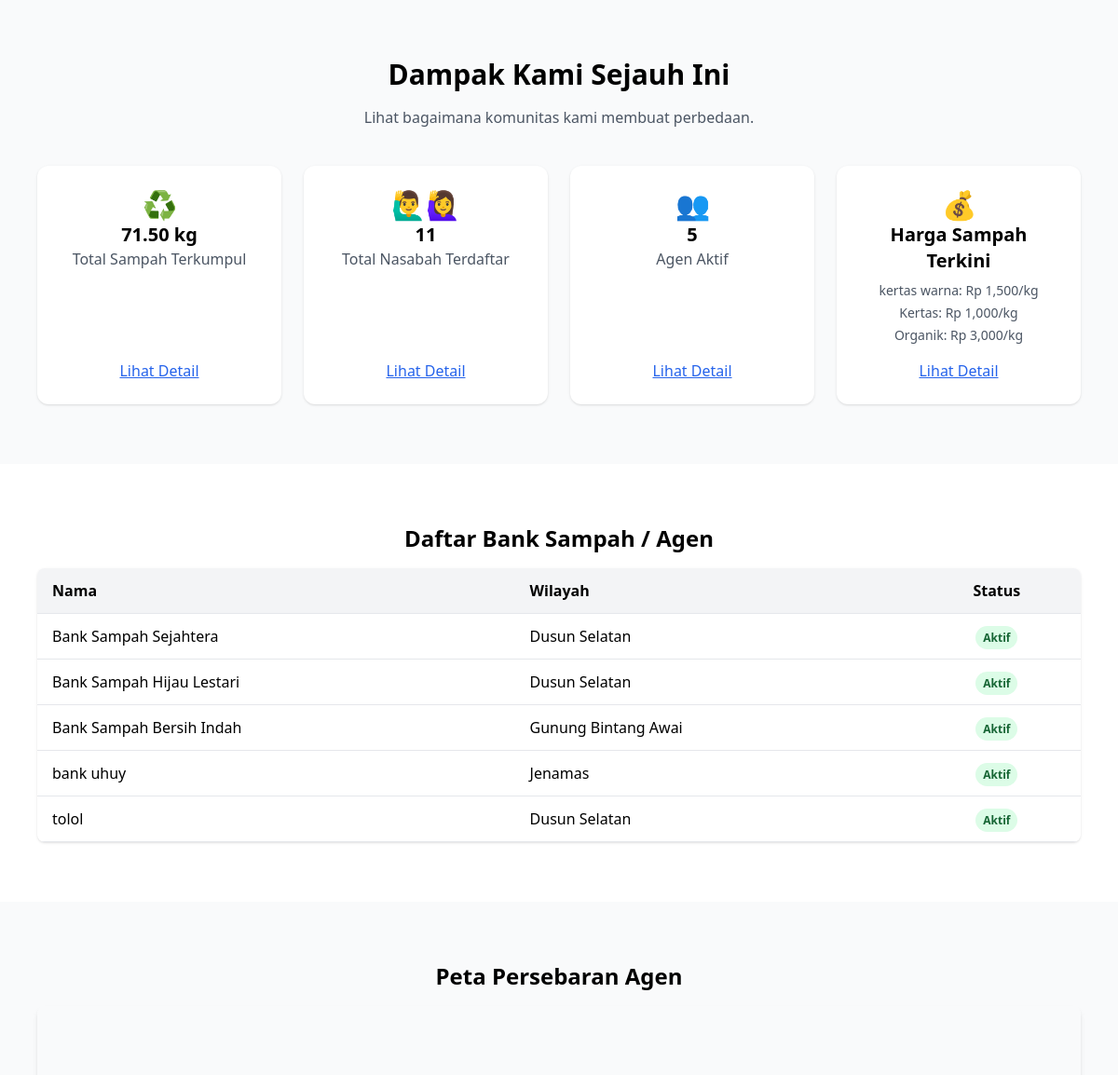
Before: / (middle part) with the older database file.
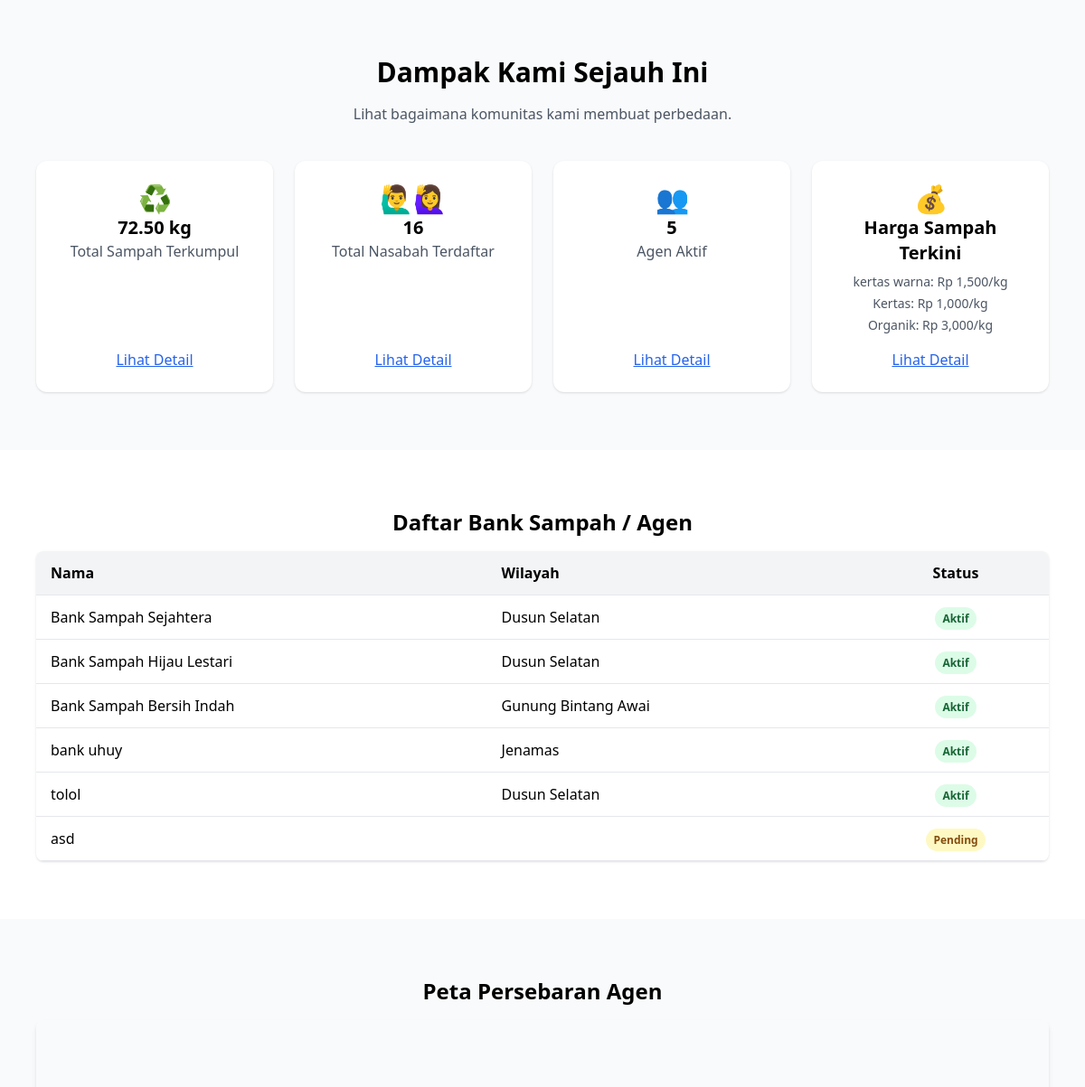
After: the same page with the newer database file.
### tables this page shows
CREATE TABLE `users` (
  `id_user` int NOT NULL,
  `nama` varchar(100) NOT NULL,
  `email` varchar(100) DEFAULT NULL,
  `username` varchar(50) DEFAULT NULL,
  `password` varchar(255) NOT NULL,
  `role` enum('user','agent','admin') DEFAULT 'user',
  `avatar` varchar(255) DEFAULT NULL,
  `phone` varchar(50) DEFAULT NULL,
  `address` varchar(255) DEFAULT NULL,
  `latitude` decimal(10,8) DEFAULT NULL,
  `longitude` decimal(11,8) DEFAULT NULL,
  `bio` text,
  `id_agent_pilihan` int DEFAULT NULL,
  `poin` decimal(10,2) DEFAULT '0.00',
  `saldo` decimal(15,2) DEFAULT '0.00',
  `created_at` timestamp NULL DEFAULT CURRENT_TIMESTAMP
);

CREATE TABLE `agent` (
  `id_agent` int NOT NULL,
  `id_user` int DEFAULT NULL,
  `wilayah` enum('Dusun Selatan','Dusun Hilir','Dusun Utara','Gunung Bintang Awai','Jenamas','Karau Kuala') DEFAULT NULL,
  `status` enum('pending','aktif','nonaktif') DEFAULT 'pending'
);

### application/controllers/Home.php (called while the page is built, shortened)
<?php
class Home extends CI_Controller {
    public function __construct()
    {
        $this->load->model('Home_model');
    }
    public function index()
    {
        $data['summary'] = [
            'total_waste'     => $this->Home_model->get_total_waste(),
            'active_agents'   => $this->Home_model->get_active_agents(),
            'total_customers' => $this->Home_model->get_total_customers()
        ];
        $data['list_wilayah'] = $this->Home_model->get_distinct_wilayah();
        $waste_stats = $this->Home_model->get_waste_by_type();
        $data['waste_stats'] = [];
        foreach ($waste_stats as $ws) {
            $data['waste_stats'][] = [
                'name'   => $ws['name'],
                'amount' => $ws['amount'] ? (float)$ws['amount'] : 0
            ];
        }
        $monthly_stats = $this->Home_model->get_monthly_waste();
        $data['monthly_stats'] = [];
        foreach ($monthly_stats as $ms) {
            $data['monthly_stats'][] = [
                'month'  => $ms['month'],
                'amount' => $ms['amount'] ? (float)$ms['amount'] : 0
            ];
        }
        $agent_distribution = $this->Home_model->get_agent_distribution_by_area();
        $data['agent_distribution_labels'] = json_encode(array_column($agent_distribution, 'wilayah'));
        $data['agent_distribution_data'] = json_encode(array_column($agent_distribution, 'total'));
        $agents = $this->Home_model->get_agents();
        $data['agents'] = [];
        foreach ($agents as $a) {
            $agent_data = [
                'name'   => $a['name'],
                'area'   => $a['area'],
                'status' => $a['status'],
            ];
            if (!empty($a['latitude']) && !empty($a['longitude'])) {
                $agent_data['lat'] = (float)$a['latitude'];
                $agent_data['lng'] = (float)$a['longitude'];
            }
            $data['agents'][] = $agent_data;
        }
        $customer_distribution = $this->Home_model->get_customer_distribution_by_area();
        $data['customer_distribution_labels'] = json_encode(array_column($customer_distribution, 'wilayah'));
        $data['customer_distribution_data'] = json_encode(array_column($customer_distribution, 'total'));
        $data['latest_prices'] = $this->Home_model->get_latest_prices_summary();
        $data['waste_categories'] = $this->Home_model->get_waste_categories();
        $price_history = $this->Home_model->get_price_history_filtered(null, null, null);
        $data['price_history'] = $price_history;
        $data['title']   = "Garbage Bank - Home";
        $data['content'] = 'landing';
        $this->load->view('layout', $data);
    }
}

### index.php (called while the page is built, shortened)
<?php
require_once BASEPATH.'core/CodeIgniter.php';

### application/models/Home_model.php (called while the page is built, shortened)
<?php
class Home_model extends CI_Model {
    public function get_total_waste() {
        $this->db->select_sum('berat');
        $query = $this->db->get('detail_setoran');
        $row = $query->row();
        return $row ? $row->berat : 0;
    }
    public function get_active_agents() {
        $this->db->where('status', 'aktif');
        return $this->db->count_all_results('agent');
    }
    public function get_agent_distribution_by_area()
    {
        $this->db->select('wilayah, COUNT(id_agent) as total');
        $this->db->from('agent');
        $this->db->where('status', 'aktif');
        $this->db->where('wilayah IS NOT NULL');
        $this->db->group_by('wilayah');
        $this->db->order_by('total', 'DESC');
        return $this->db->get()->result_array();
    }
    public function get_total_customers() {
        $this->db->where('role', 'user');
        return $this->db->count_all_results('users');
    }
    public function get_customer_distribution_by_area()
    {
        $this->db->select('a.wilayah, COUNT(u.id_user) as total');
        $this->db->from('users u');
        $this->db->join('agent a', 'u.id_agent_pilihan = a.id_agent', 'inner');
        $this->db->where('u.role', 'user');
        $this->db->where('a.wilayah IS NOT NULL');
        $this->db->group_by('a.wilayah');
        $this->db->order_by('total', 'DESC');
        return $this->db->get()->result_array();
    }
    public function get_waste_by_type() {
        $this->db->select('jenis_sampah.nama_jenis AS name, SUM(detail_setoran.berat) AS amount');
        $this->db->from('detail_setoran');
        $this->db->join('jenis_sampah', 'jenis_sampah.id_jenis = detail_setoran.id_jenis', 'left');
        $this->db->group_by('jenis_sampah.id_jenis');
        return $this->db->get()->result_array();
    }
    public function get_agents()
    {
        $this->db->select('
            users.nama AS name,
            agent.wilayah AS area,
            agent.status,
            users.latitude,
            users.longitude
        ');
        $this->db->from('agent');
        $this->db->join('users', 'users.id_user = agent.id_user', 'left');
        return $this->db->get()->result_array();
    }
    public function get_latest_prices_summary($limit = 3)
    {
        $query = $this->db->query("
            SELECT js.nama_jenis, hh.harga
            FROM harga_histori hh
            JOIN jenis_sampah js ON hh.id_jenis = js.id_jenis
            WHERE hh.id_histori IN (
                SELECT MAX(id_histori) FROM harga_histori GROUP BY id_jenis
            )
            ORDER BY hh.id_histori DESC
            LIMIT ?
        ", [$limit]);
        return $query->result_array();
    }
    public function get_price_history_filtered($category_id = null, $month = null, $year = null)
    {
        $this->db->select('js.nama_jenis, hh.harga, hh.tanggal_update');
        $this->db->from('harga_histori hh');
        $this->db->join('jenis_sampah js', 'hh.id_jenis = js.id_jenis', 'left');
        $this->db->order_by('hh.tanggal_update', 'ASC');
        return $this->db->get()->result_array();
    }
}

### application/views/landing.php (the view, shortened to what this page needs)
<div x-data="{ loginModal: false, registerModal: false, registerRole: '', mobileMenuOpen: false }">
    <section id="impact" class="py-16 text-center bg-gray-50">
        <h2 class="text-3xl font-bold mb-4">Dampak Kami Sejauh Ini</h2>
        <p class="text-gray-600 mb-10 max-w-2xl mx-auto px-4">Lihat bagaimana komunitas kami membuat perbedaan.</p>
        <div class="grid grid-cols-1 md:grid-cols-2 lg:grid-cols-4 gap-6 max-w-6xl mx-auto px-4">
            <div class="bg-white p-6 rounded-xl shadow text-center flex flex-col justify-between">
                <div>
                    <div class="text-3xl">♻️</div>
                    <h3 class="text-xl font-bold"><?= number_format($summary['total_waste'] ?? 0, 2); ?> kg</h3>
                    <p class="text-gray-600">Total Sampah Terkumpul</p>
                </div>
                <button onclick="toggleDetail('wasteDetail')" class="mt-4 text-blue-600 underline">Lihat Detail</button>
            </div>
            <div class="bg-white p-6 rounded-xl shadow text-center flex flex-col justify-between">
                <div>
                    <div class="text-3xl">🙋‍♂️🙋‍♀️</div>
                    <h3 class="text-xl font-bold"><?= $summary['total_customers'] ?? 0; ?></h3>
                    <p class="text-gray-600">Total Nasabah Terdaftar</p>
                </div>
                <button onclick="toggleDetail('customerDetail')" class="mt-4 text-blue-600 underline">Lihat Detail</button>
            </div>
            <div class="bg-white p-6 rounded-xl shadow text-center flex flex-col justify-between">
                <div>
                    <div class="text-3xl">👥</div>
                    <h3 class="text-xl font-bold"><?= $summary['active_agents'] ?? 0; ?></h3>
                    <p class="text-gray-600">Agen Aktif</p>
                </div>
                <button onclick="toggleDetail('agentDetail')" class="mt-4 text-blue-600 underline">Lihat Detail</button>
            </div>
            <div class="bg-white p-6 rounded-xl shadow text-center flex flex-col justify-between">
                <div>
                    <div class="text-3xl">💰</div>
                    <h3 class="text-xl font-bold">Harga Sampah Terkini</h3>
                    <ul class="text-sm text-gray-600 mt-2 space-y-1">
                        <?php if (!empty($latest_prices)): foreach($latest_prices as $price): ?>
                            <li><?= htmlspecialchars($price['nama_jenis']) ?>: Rp <?= number_format($price['harga']) ?>/kg</li>
                        <?php endforeach; else: ?>
                            <li>Tidak ada data harga.</li>
                        <?php endif; ?>
                    </ul>
                </div>
                <button onclick="toggleDetail('priceDetail')" class="mt-4 text-blue-600 underline">Lihat Detail</button>
            </div>
        </div>
    </section>
    <section id="statistics" class="py-16 bg-white">
        <div class="max-w-6xl mx-auto px-4">
            <h3 class="text-2xl font-bold mb-4 text-center">Daftar Bank Sampah / Agen</h3>
            <div class="overflow-x-auto rounded-lg shadow">
                <table class="w-full border-collapse">
                    <thead class="bg-gray-100">
                        <tr>
                            <th class="border-b px-4 py-3 text-left">Nama</th>
                            <th class="border-b px-4 py-3 text-left">Wilayah</th>
                            <th class="border-b px-4 py-3 text-center">Status</th>
                        </tr>
                    </thead>
                    <tbody>
                        <?php if (!empty($agents)): foreach($agents as $a): ?>
                            <tr class="hover:bg-gray-50">
                                <td class="border-b px-4 py-3"><?= htmlspecialchars($a['name']); ?></td>
                                <td class="border-b px-4 py-3"><?= htmlspecialchars($a['area']); ?></td>
                                <td class="border-b px-4 py-3 text-center">
                                    <span class="px-2 py-1 text-xs font-semibold rounded-full <?= ($a['status'] ?? '') == 'aktif' ? 'bg-green-100 text-green-800' : 'bg-yellow-100 text-yellow-800' ?>">
                                        <?= ucfirst((($a['status'] ?? '') == 'aktif') ? 'Aktif' : 'Pending'); ?>
                                    </span>
                                </td>
                            </tr>
                        <?php endforeach; else: ?>
                            <tr><td colspan="3" class="px-4 py-3 text-center">Tidak ada agen.</td></tr>
                        <?php endif; ?>
                    </tbody>
                </table>
            </div>
        </div>
    </section>
    <section class="py-16 bg-gray-50">
        <div class="max-w-6xl mx-auto px-4">
            <h3 class="text-2xl font-bold mb-4 text-center">Peta Persebaran Agen</h3>
            <div id="map" class="w-full h-96 rounded-lg shadow-md"></div>
        </div>
    </section>
</div>

### application/views/layout.php (shortened to what this page needs)
<!DOCTYPE html>
<html lang="en">
<head>
    <script src="https://cdn.tailwindcss.com"></script>
    <link rel="stylesheet" href="https://unpkg.com/leaflet/dist/leaflet.css" />
</head>
<body class="bg-gray-100 flex flex-col min-h-screen">
    <main class="flex-grow">
        <?php $this->load->view($content); ?>
    </main>
</body>
</html>

Changed rows visible on the page:
added users: nama "asd", agent.status "Pending"
Other visible differences:
$summary['total_waste']: "71.50" → "72.50"
$summary['total_customers']: "11" → "16"
